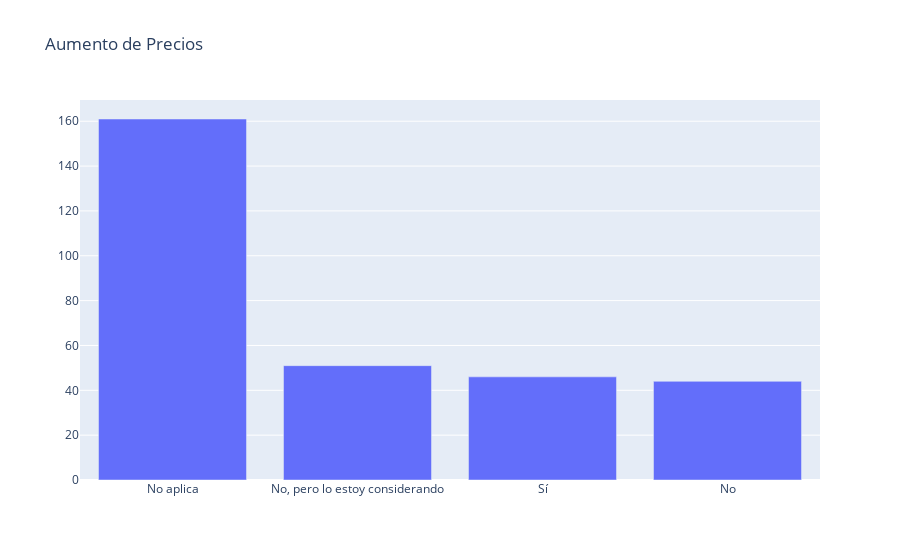

Here is the notebook cell this chart was saved with:
### Code cell
M_Increase = Manufactura['aumento_precios'].value_counts()

import plotly.graph_objects as go

fig = go.Figure(
    data=[go.Bar(y=[M_Increase[9], M_Increase[10],M_Increase[11],M_Increase[12]],
                x=DB['aumento_precios'].unique())],
    layout_title_text="Aumento de Precios"
)

fig.show()

### Figure 1 — Plotly figure (JSON) as saved in the notebook; plotly's stock layout.template omitted (floating-point values rounded to 4 significant figures)
{"data": [{"type": "bar", "x": ["No aplica", "No, pero lo estoy considerando", "Sí", "No", "No contesto"], "y": [161, 51, 46, 44]}], "layout": {"title": {"text": "Aumento de Precios"}}}
